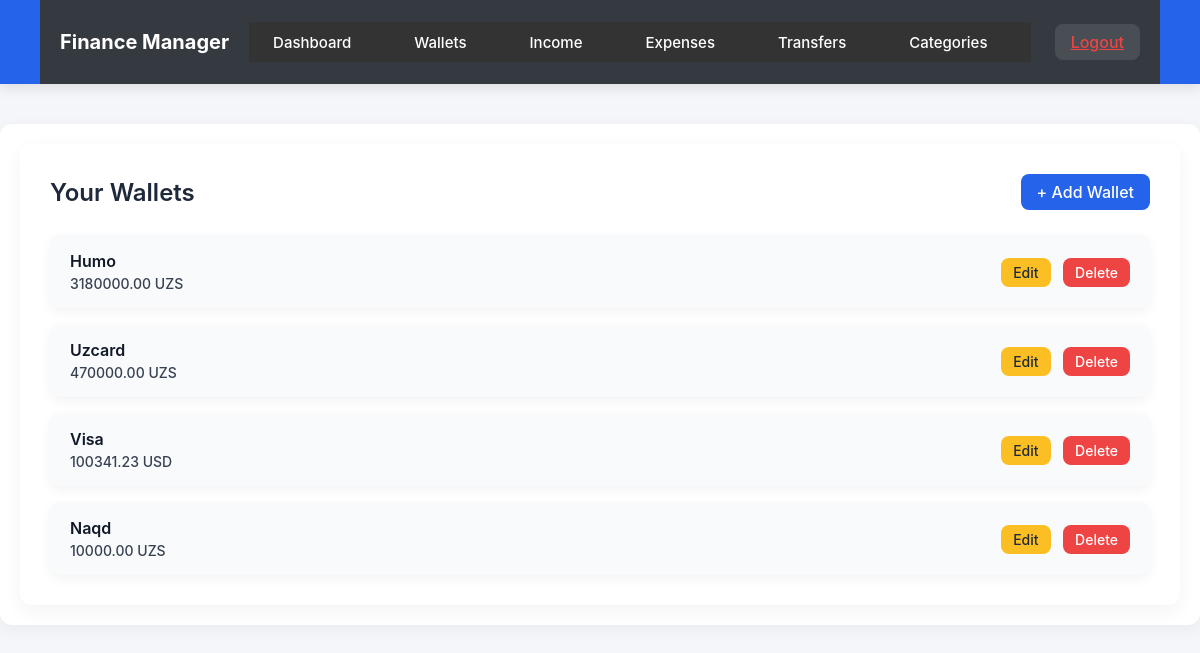
Page /en/wallets/ (signed in) on the earlier database version.
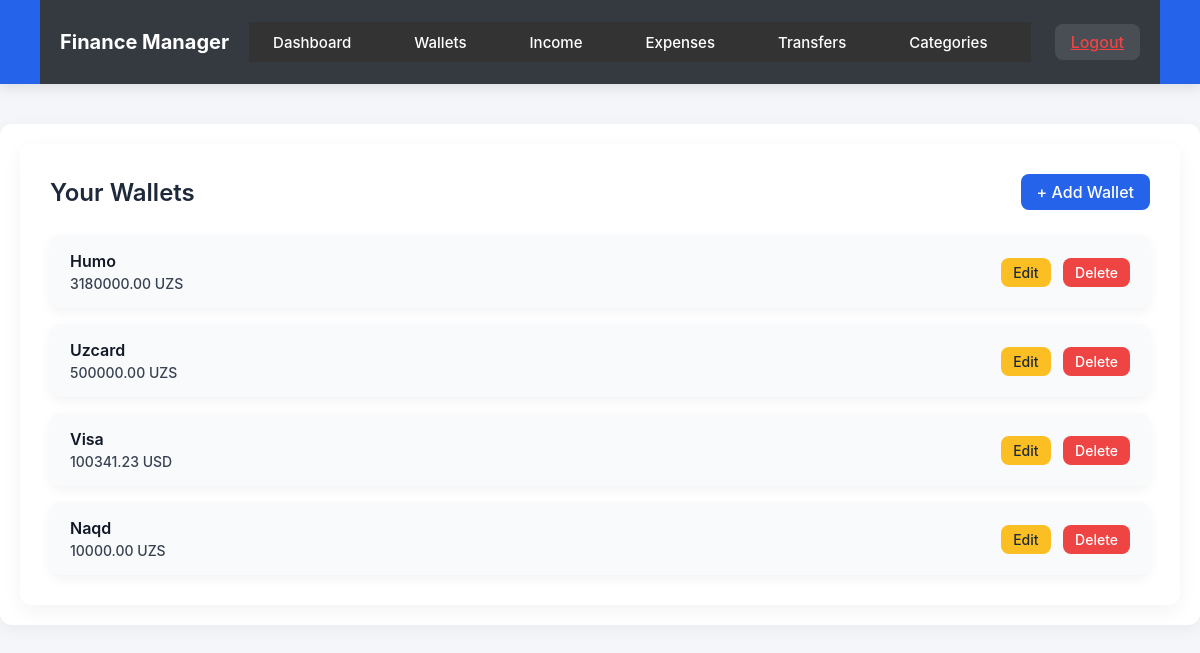
Same page on the later database version.
### apps/wallets/models.py (models this page shows, shortened)
class Wallet(models.Model):
    WALLET_TYPE = (
        ('cash', 'Cash'),
        ('card', 'Card'),
        ('account', 'Account'),
    )
    CARD_TYPE = (
        ('humo', 'Humo'),
        ('uzcard', 'Uzcard'),
        ('visa', 'Visa'),
        ('mastercard', 'Mastercard'),
    )
    user = models.ForeignKey(User, on_delete=models.CASCADE, related_name='wallet')
    name = models.CharField(max_length=100)
    wallet_type = models.CharField(max_length=10, choices=WALLET_TYPE)
    card_type = models.CharField(max_length=20, choices=CARD_TYPE, null=True, blank=True)
    currency = models.ForeignKey(Currency, on_delete=models.PROTECT)
    balance = models.DecimalField(max_digits=20, decimal_places=2, default=0)

### apps/currency/models.py (models this page shows, shortened)
class Currency(models.Model):
    code = models.CharField(max_length=3, unique=True)  # UZS, USD, EUR
    name = models.CharField(max_length=20)

### apps/wallets/views.py (the view)
# urls.py: path('', views.wallet_list, name='wallet_list'),
@login_required
def wallet_list(request):
    wallets = Wallet.objects.filter(user=request.user)
    return render(request, 'wallet/wallet_list.html', {'wallets': wallets})

### apps/wallets/templates/wallet/wallet_list.html (shortened to what this page needs)
{% extends 'base.html' %}
{% block content %}
<div class="wallets-container">
    <div class="wallets-header">
        <h2>Your Wallets</h2>
        <a href="{% url 'wallet_create' %}" class="btn-add">+ Add Wallet</a>
    </div>
    {% if wallets %}
        <div class="wallets-list">
            {% for wallet in wallets %}
                <div class="wallet-card">
                    <div class="wallet-info">
                        <span class="wallet-name">{{ wallet.name }}</span>
                        <span class="wallet-balance">{{ wallet.balance }} {{ wallet.currency.code }}</span>
                    </div>
                    <div class="wallet-actions">
                        <a href="{% url 'wallet_update' wallet.pk %}" class="btn-edit">Edit</a>
                        <a href="{% url 'wallet_delete' wallet.pk %}" class="btn-delete">Delete</a>
                    </div>
                </div>
            {% endfor %}
        </div>
    {% else %}
        <p class="empty-msg">No wallets yet. Add your first wallet to start tracking!</p>
    {% endif %}
</div>
{% endblock %}

Differences in the rows shown:
changed Wallet "Uzcard": balance "470000.00" → "500000.00"
